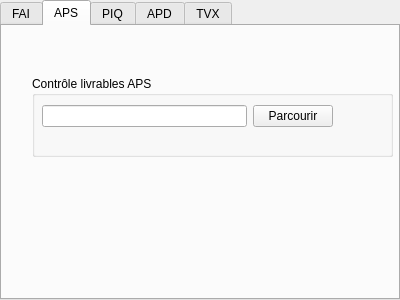
<?xml version="1.0" encoding="UTF-8"?>
<ui version="4.0">
 <class>TabWidget</class>
 <widget class="QTabWidget" name="TabWidget">
  <property name="geometry">
   <rect>
    <x>0</x>
    <y>0</y>
    <width>400</width>
    <height>300</height>
   </rect>
  </property>
  <property name="windowTitle">
   <string>TabWidget</string>
  </property>
  <property name="currentIndex">
   <number>1</number>
  </property>
  <widget class="QWidget" name="tab">
   <attribute name="title">
    <string>FAI</string>
   </attribute>
  </widget>
  <widget class="QWidget" name="tab">
   <attribute name="title">
    <string>APS</string>
   </attribute>
   <widget class="QGroupBox" name="groupBox_3">
    <property name="geometry">
     <rect>
      <x>30</x>
      <y>50</y>
      <width>361</width>
      <height>81</height>
     </rect>
    </property>
    <property name="title">
     <string>Contrôle livrables APS</string>
    </property>
    <widget class="QWidget" name="horizontalLayoutWidget_3">
     <property name="geometry">
      <rect>
       <x>10</x>
       <y>20</y>
       <width>291</width>
       <height>41</height>
      </rect>
     </property>
     <layout class="QHBoxLayout" name="horizontalLayout_3">
      <item>
       <widget class="QLineEdit" name="lineEdit_3"/>
      </item>
      <item>
       <widget class="QPushButton" name="pushButton_3">
        <property name="text">
         <string>Parcourir</string>
        </property>
       </widget>
      </item>
     </layout>
    </widget>
   </widget>
  </widget>
  <widget class="QWidget" name="tab_2">
   <attribute name="title">
    <string>PIQ</string>
   </attribute>
   <widget class="QGroupBox" name="groupBox_4">
    <property name="geometry">
     <rect>
      <x>20</x>
      <y>30</y>
      <width>361</width>
      <height>81</height>
     </rect>
    </property>
    <property name="title">
     <string>Contrôle livrables PIQ</string>
    </property>
    <widget class="QWidget" name="horizontalLayoutWidget_4">
     <property name="geometry">
      <rect>
       <x>10</x>
       <y>20</y>
       <width>331</width>
       <height>41</height>
      </rect>
     </property>
     <layout class="QHBoxLayout" name="horizontalLayout_4">
      <item>
       <widget class="QLineEdit" name="lineEdit_4"/>
      </item>
      <item>
       <widget class="QPushButton" name="pushButton_4">
        <property name="text">
         <string>Parcourir</string>
        </property>
       </widget>
      </item>
     </layout>
    </widget>
   </widget>
  </widget>
  <widget class="QWidget" name="tab_3">
   <attribute name="title">
    <string>APD</string>
   </attribute>
  </widget>
  <widget class="QWidget" name="tab_4">
   <attribute name="title">
    <string>TVX</string>
   </attribute>
   <widget class="QGroupBox" name="groupBox">
    <property name="geometry">
     <rect>
      <x>20</x>
      <y>30</y>
      <width>341</width>
      <height>81</height>
     </rect>
    </property>
    <property name="title">
     <string>Générer dossier DOE</string>
    </property>
    <widget class="QWidget" name="horizontalLayoutWidget">
     <property name="geometry">
      <rect>
       <x>10</x>
       <y>20</y>
       <width>291</width>
       <height>41</height>
      </rect>
     </property>
     <layout class="QHBoxLayout" name="horizontalLayout">
      <item>
       <widget class="QLineEdit" name="lineEdit"/>
      </item>
      <item>
       <widget class="QPushButton" name="pushButton">
        <property name="text">
         <string>Parcourir</string>
        </property>
       </widget>
      </item>
     </layout>
    </widget>
   </widget>
   <widget class="QGroupBox" name="groupBox_2">
    <property name="geometry">
     <rect>
      <x>20</x>
      <y>130</y>
      <width>341</width>
      <height>81</height>
     </rect>
    </property>
    <property name="title">
     <string>Contrôle livrables poche</string>
    </property>
    <widget class="QWidget" name="horizontalLayoutWidget_2">
     <property name="geometry">
      <rect>
       <x>10</x>
       <y>20</y>
       <width>291</width>
       <height>41</height>
      </rect>
     </property>
     <layout class="QHBoxLayout" name="horizontalLayout_2">
      <item>
       <widget class="QLineEdit" name="lineEdit_2"/>
      </item>
      <item>
       <widget class="QPushButton" name="pushButton_2">
        <property name="text">
         <string>Parcourir</string>
        </property>
       </widget>
      </item>
     </layout>
    </widget>
   </widget>
  </widget>
 </widget>
 <resources/>
 <connections/>
</ui>
